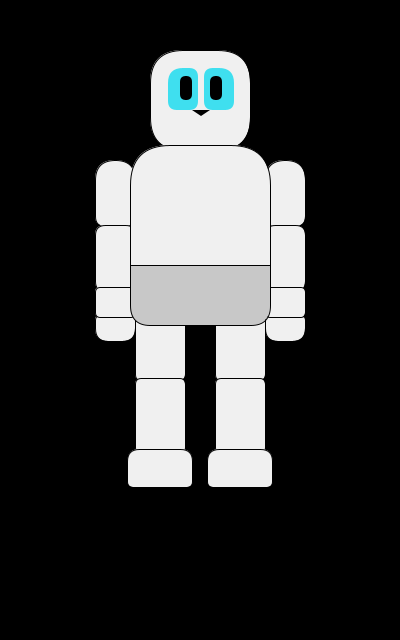
Frame 1 (no input)
Frame 60 (the mouse pressed at the canvas centre just before this capture): identical to frame 1, image omitted
Frame 120 (the mouse held since frame 60 and released just before this capture): identical to frame 1, image omitted

The Processing sketch that drew this single still picture (run headless with seeded random() and noise(); from frame 60 on, the mouse is pressed at the canvas centre):

// Processing sketch: iwannadrawkitta
// ── iwannadrawkitta.pde
/* Title: Iwannadrawkitta *\
|* Author: Louie Wang     *|
|* Description: yay, time *|
|* to draw my favourite   *|
|* robot cat from T.T. :3 *|
|* nyanyanyanya:3:3:3:3:3 *|
\*_Date:Sept.10,2024______*/
//PS that :3 was obligatory
//PPS those cat whatevers too

//variables go here (do i even need variables?)
color KittasCanonEyeColour = #3FDFEF; //yuh huh i do  Yesiree, this is Kitta's canon eye colour.

void setup() {
  size(400,640);
  //initialization garbage goes here
}

void draw() {
  //graphics buffer writing stuff goes here
  background(0);
  head(0,150,50,100,100);
  arm(0,135,160,-40,180);
  arm(0,265,160,40,180);
  leg(0,135,305,50,180);
  leg(0,265,305,-50,180);
  body(0,130,145,140,180);
}

//individual parts of kitta go here
void head(int rot, int X, int Y, int Sx, int Sy) {
  push();
  translate(X, Y);
  rotate(rot);
  fill(240);
  rect(0,0,Sx,Sy,Sy/3);
  eye(0,Sx/15*8,Sy/15*3,-Sx/15*5,Sy/15*7,KittasCanonEyeColour,#000000);
  eye(0,Sx/15*9,Sy/15*3,Sx/15*5,Sy/15*7,KittasCanonEyeColour,#000000);
  nose(0,Sx/15*7,Sy/15*10,Sx/15*3,Sy/15);
  pop();
}

void eye(int rot, int X, int Y, int Sx, int Sy, color BCol, color ECol) {
  push();
  translate(X, Y);
  rotate(rot);
  noStroke();
  fill(BCol);
  if(Sx>0){
    rect(0,0,Sx,Sy,(abs(Sx)+abs(Sy))/8,(abs(Sx+Sy))/4,(abs(Sx)+abs(Sy))/8,(abs(Sx)+abs(Sy))/8);
  }else{
    rect(0,0,Sx,Sy,(abs(Sx)+abs(Sy))/4,(abs(Sx)+abs(Sy))/8,(abs(Sx)+abs(Sy))/8,(abs(Sx)+abs(Sy))/8);
  }
  fill(ECol);
  rect(Sx/5,Sy/5,Sx/5*2,Sy/5*3,(abs(Sx)+abs(Sy))/8);
  pop();
}

void nose(int rot, int X, int Y, int Sx, int Sy) {
  push();
  translate(X, Y);
  rotate(rot);
  noStroke();
  fill(0);
  triangle(0,0,Sx,0,Sx/2,Sy);
  pop();
}

void arm(float rot, int X, int Y, int Sx, int Sy) {//(rot)ation, (X)-coordinate, (Y)-coordinate, (S)ize (x), (S)ize (y)
  push();
  translate(X, Y);
  rotate(rot/360*TAU);
  fill(240);
  rect(0,0,Sx,(Sy-(1.3*abs(Sx))+(abs(Sx)/10))/2,abs(Sx/2),abs(Sx/2),abs(Sx/4),abs(Sx/4));
  rect(0,(Sy-(1.3*abs(Sx))+(abs(Sx)/20))/2,Sx,(Sy-(1.3*abs(Sx))+(abs(Sx)/10))/2,abs(Sx/4),abs(Sx/4),abs(Sx/4),abs(Sx/4));
  rect(0,Sy-(0.6*abs(Sx))-(abs(Sx)/30),Sx,0.6*abs(Sx)+(abs(Sx)/15),abs(Sx/8),abs(Sx/8),abs(Sx/3),abs(Sx/3));
  rect(0,Sy-(1.3*abs(Sx))-(abs(Sx)/30),Sx,0.7*abs(Sx)+(abs(Sx)/15),abs(Sx/8),abs(Sx/8),abs(Sx/8),abs(Sx/8));
  pop();
}

void leg(float rot, int X, int Y, int Sx, int Sy) {//(rot)ation, (X)-coordinate, (Y)-coordinate, (S)ize (x), (S)ize (y)
  push();
  translate(X, Y);
  rotate(rot/360*PI);
  fill(240);
  rect(0,0,Sx,(Sy-(0.7*abs(Sx))+(abs(Sx)/10))/2,abs(Sx/8),abs(Sx/8),abs(Sx/8),abs(Sx/8));
  rect(0,(Sy-(0.7*abs(Sx))+(abs(Sx)/20))/2,Sx,(Sy-(0.7*abs(Sx))+(abs(Sx)/10))/2,abs(Sx/8),abs(Sx/8),abs(Sx/8),abs(Sx/8));
  rect(-Sx*0.15,Sy-(0.7*abs(Sx))-(abs(Sx)/30),Sx*1.3,0.7*abs(Sx)+(abs(Sx)/15),abs(Sx/4),abs(Sx/4),abs(Sx/8),abs(Sx/8));
  pop();
}

void body(float rot, int X, int Y, int Sx, int Sy) {
  push();
  translate(X, Y);
  rotate(rot/360*PI);
  fill(240);
  rect(0,0,Sx,Sy,(abs(Sx)+abs(Sy))/8);
  fill(200);
  rect(0,Sy/3*2,Sx,Sy/3,0,0,(abs(Sx)+abs(Sy))/16,(abs(Sx)+abs(Sy))/16);
  pop();
}

/*yap section(also obligatory)
  
  i guess its finally come to this.
  i make a complete picture of non roblox kitta
  for the first time(digitally).
  i just wrote all the program structure comments
  so i dont know how long it will take me.
  i guess i just gotta know when to stop.
  anyways time to git add "iwannadrawkitta"&&git commit&&git push
  
  oh dear how far behind am i again
  
  3 projects 1 day no problemo thats cap oh dear
  yowies the arms and legs look nice now hooray
  anyways time to git aas&&git cips
  except cips DOESNT #@%^$@#^ WORK I HATE GIT(and by extension bash)
  aas is Add All and Status and cips is CommIt and PuSh 
  fr this why i never use cips i only do it in a rush
  not that i ever actually have used it before
  where the binary coded decimals >:(
  i wanna do the easiest to remember instruction in the
  whole 68k instruction set, Add Binary Coded Decimal (ABCD)
  and besides, a lot easier to understand than
  10-bit 3 digit numbers (do those even exist?)
  
  Man, I miss the days when I would just have the largest rant sections.
  I used to write at least 100 lines of pure nothing every project.
  It was kind of like my day to day diary of sorts, because
  I wrote a lot of stuff that was happening in my life around those times.
  I guess there's nothing stopping me right now...
  ...other than how this is probably supposed to be more professional.
  (I mean like I'm uploading this to my GitHub for everyone to see.)
  Oh well, like I actually will ever be professional. To heck with it.
  Hoo boy, this phestival sure opened my eyes like never before.
  I knew I was terrible at Phighting (the 1-2-4 KDA says it all) but
  I thought that I would have at least been a little better.
  I'm playing casual lobbies (because I am not a stinkin' pro) and
  I'm still getting destroyed. 2 games I got a <1 KDR, and those were
  played as non-support characters. I actually did better with support.
  Oh right, I almost forgot about the new character Coil.
  I knew there was gonna be a Coil before Vine Staff was added,
  because the 4 coils were one of the cornerstones of OG Roblox,
  and even Roblox today. (Although the Speed and Grav coils are most known.)
  Coil is cool, but what I don't like is how you reload to change coils.
  Just like when Sword got up/downgraded when he got the sword meter
  (and lost his old 5 shield gain per hit!), you need to press R.
  I know if it was bound to something like RMB (like Scythe),
  Coil's moveset would be a lot more barren, but still, I like to whine.
  I don't know how Coil actually plays though, following my habit of
  not playing new characters since Vine Staff. I just know basic Coil.
  The only good games I've bowled this phestival are with Sword,
  Rocket, Skate(board) and Subby(Subspace T. Mine).
  I always come in 2nd place, and justifiably so.
  In fact, if I ever MVP I will consider that a disgrace because
  that would mean that I stole so many kills (cause I suck) that
  I got to the top of the scoreboard. In my words, "I would never live it down."
  But enough about my poor performance in Phighting, you say.
  What about my own game Tophat Turmoil? My answer is "SHUT-"
  I have done approximately zero about Team Storymode 2.rbxl.
  I will do basically nothing until I catch up on my schoolwork.
  I can't catch up on my schoolwork until I stop procrastinating.
  I can't stop procrastinating until I have destressed myself.
  I can't destress myself until I finish all my schoolwork,
  as well as my online schoolwork, my game and my volunteer work.
  Well golly, you say, why the dingus do you not just get therapy?
  My answer is as good as any, and that is "I just don't care."
  Oh well, I think that, 141 lines later, I am done ranting for the day.
  I guess I will further pad this file uselessly tomorrow. Ashita ni.
  P.S. I can't wait for all my game details to leak through these rants..
  
  Oh wahoo, another programming class. I'm so thrilled(I actually am).
  But seriously, today actually is the(prob?)only day that
  I get to play twoplayergames.org for inspiration for a project.
  Of course, I actually want to work because I like programming.
  Soccer Random, a childhood game, is very fun though.
  I would make it, but I would need to learn a physics lib first.
  Y'know, I actually forgot the existence of Ctrl+T.
  I never, NEVER use autoformat because I'm stupid and stubborn.
  I like to write my code in my own stupid little style and stick with it.
  However, feel free to suggest the use of Ctrl+T if it doesn't look good.
  Or instead, you could just download the source code and processing
  then just Ctrl+T it yourself.
*/
